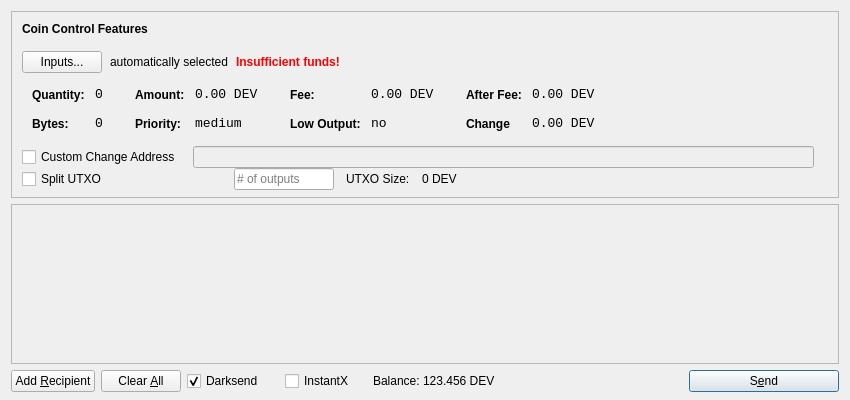
<?xml version="1.0" encoding="UTF-8"?>
<ui version="4.0">
 <class>SendCoinsDialog</class>
 <widget class="QDialog" name="SendCoinsDialog">
  <property name="geometry">
   <rect>
    <x>0</x>
    <y>0</y>
    <width>850</width>
    <height>400</height>
   </rect>
  </property>
  <property name="windowTitle">
   <string>Send Coins</string>
  </property>
  <layout class="QVBoxLayout" name="verticalLayout" stretch="0,1,0">
   <property name="bottomMargin">
    <number>8</number>
   </property>
   <item>
    <widget class="QFrame" name="frameCoinControl">
     <property name="sizePolicy">
      <sizepolicy hsizetype="Expanding" vsizetype="Expanding">
       <horstretch>0</horstretch>
       <verstretch>0</verstretch>
      </sizepolicy>
     </property>
     <property name="maximumSize">
      <size>
       <width>16777215</width>
       <height>16777215</height>
      </size>
     </property>
     <property name="frameShape">
      <enum>QFrame::StyledPanel</enum>
     </property>
     <property name="frameShadow">
      <enum>QFrame::Sunken</enum>
     </property>
     <layout class="QVBoxLayout" name="verticalLayoutCoinControl2">
      <property name="spacing">
       <number>-1</number>
      </property>
      <property name="leftMargin">
       <number>0</number>
      </property>
      <property name="topMargin">
       <number>0</number>
      </property>
      <property name="rightMargin">
       <number>0</number>
      </property>
      <property name="bottomMargin">
       <number>6</number>
      </property>
      <item>
       <layout class="QVBoxLayout" name="verticalLayoutCoinControl" stretch="0,0,0,0,1">
        <property name="spacing">
         <number>0</number>
        </property>
        <property name="leftMargin">
         <number>10</number>
        </property>
        <property name="topMargin">
         <number>10</number>
        </property>
        <item>
         <layout class="QHBoxLayout" name="horizontalLayoutCoinControl1">
          <property name="bottomMargin">
           <number>15</number>
          </property>
          <item>
           <widget class="QLabel" name="labelCoinControlFeatures">
            <property name="sizePolicy">
             <sizepolicy hsizetype="Preferred" vsizetype="Maximum">
              <horstretch>0</horstretch>
              <verstretch>0</verstretch>
             </sizepolicy>
            </property>
            <property name="font">
             <font>
              <weight>75</weight>
              <bold>true</bold>
             </font>
            </property>
            <property name="styleSheet">
             <string notr="true">font-weight:bold;</string>
            </property>
            <property name="text">
             <string>Coin Control Features</string>
            </property>
           </widget>
          </item>
         </layout>
        </item>
        <item>
         <layout class="QHBoxLayout" name="horizontalLayoutCoinControl2" stretch="0,0,0,0">
          <property name="spacing">
           <number>8</number>
          </property>
          <property name="bottomMargin">
           <number>10</number>
          </property>
          <item>
           <widget class="QPushButton" name="pushButtonCoinControl">
            <property name="styleSheet">
             <string notr="true"/>
            </property>
            <property name="text">
             <string>Inputs...</string>
            </property>
           </widget>
          </item>
          <item>
           <widget class="QLabel" name="labelCoinControlAutomaticallySelected">
            <property name="text">
             <string>automatically selected</string>
            </property>
            <property name="margin">
             <number>5</number>
            </property>
           </widget>
          </item>
          <item>
           <widget class="QLabel" name="labelCoinControlInsuffFunds">
            <property name="font">
             <font>
              <weight>75</weight>
              <bold>true</bold>
             </font>
            </property>
            <property name="styleSheet">
             <string notr="true">color:red;font-weight:bold;</string>
            </property>
            <property name="text">
             <string>Insufficient funds!</string>
            </property>
            <property name="margin">
             <number>5</number>
            </property>
           </widget>
          </item>
          <item>
           <spacer name="horizontalSpacerCoinControl">
            <property name="orientation">
             <enum>Qt::Horizontal</enum>
            </property>
            <property name="sizeHint" stdset="0">
             <size>
              <width>40</width>
              <height>1</height>
             </size>
            </property>
           </spacer>
          </item>
         </layout>
        </item>
        <item>
         <widget class="QWidget" name="widgetCoinControl" native="true">
          <property name="sizePolicy">
           <sizepolicy hsizetype="Preferred" vsizetype="Preferred">
            <horstretch>0</horstretch>
            <verstretch>0</verstretch>
           </sizepolicy>
          </property>
          <property name="minimumSize">
           <size>
            <width>0</width>
            <height>0</height>
           </size>
          </property>
          <property name="styleSheet">
           <string notr="true"/>
          </property>
          <layout class="QHBoxLayout" name="horizontalLayoutCoinControl5">
           <property name="margin">
            <number>0</number>
           </property>
           <item>
            <layout class="QHBoxLayout" name="horizontalLayoutCoinControl3" stretch="0,0,0,1">
             <property name="spacing">
              <number>20</number>
             </property>
             <property name="topMargin">
              <number>0</number>
             </property>
             <property name="bottomMargin">
              <number>10</number>
             </property>
             <item>
              <layout class="QFormLayout" name="formLayoutCoinControl1">
               <property name="horizontalSpacing">
                <number>10</number>
               </property>
               <property name="verticalSpacing">
                <number>14</number>
               </property>
               <property name="leftMargin">
                <number>10</number>
               </property>
               <property name="topMargin">
                <number>4</number>
               </property>
               <property name="rightMargin">
                <number>6</number>
               </property>
               <item row="0" column="0">
                <widget class="QLabel" name="labelCoinControlQuantityText">
                 <property name="styleSheet">
                  <string notr="true">font-weight:bold;</string>
                 </property>
                 <property name="text">
                  <string>Quantity:</string>
                 </property>
                 <property name="margin">
                  <number>0</number>
                 </property>
                </widget>
               </item>
               <item row="0" column="1">
                <widget class="QLabel" name="labelCoinControlQuantity">
                 <property name="font">
                  <font>
                   <family>Monospace</family>
                   <pointsize>10</pointsize>
                  </font>
                 </property>
                 <property name="cursor">
                  <cursorShape>IBeamCursor</cursorShape>
                 </property>
                 <property name="contextMenuPolicy">
                  <enum>Qt::ActionsContextMenu</enum>
                 </property>
                 <property name="text">
                  <string>0</string>
                 </property>
                 <property name="margin">
                  <number>0</number>
                 </property>
                 <property name="textInteractionFlags">
                  <set>Qt::LinksAccessibleByMouse|Qt::TextSelectableByKeyboard|Qt::TextSelectableByMouse</set>
                 </property>
                </widget>
               </item>
               <item row="1" column="0">
                <widget class="QLabel" name="labelCoinControlBytesText">
                 <property name="styleSheet">
                  <string notr="true">font-weight:bold;</string>
                 </property>
                 <property name="text">
                  <string>Bytes:</string>
                 </property>
                </widget>
               </item>
               <item row="1" column="1">
                <widget class="QLabel" name="labelCoinControlBytes">
                 <property name="font">
                  <font>
                   <family>Monospace</family>
                   <pointsize>10</pointsize>
                  </font>
                 </property>
                 <property name="cursor">
                  <cursorShape>IBeamCursor</cursorShape>
                 </property>
                 <property name="contextMenuPolicy">
                  <enum>Qt::ActionsContextMenu</enum>
                 </property>
                 <property name="text">
                  <string>0</string>
                 </property>
                 <property name="textInteractionFlags">
                  <set>Qt::LinksAccessibleByMouse|Qt::TextSelectableByKeyboard|Qt::TextSelectableByMouse</set>
                 </property>
                </widget>
               </item>
              </layout>
             </item>
             <item>
              <layout class="QFormLayout" name="formLayoutCoinControl2">
               <property name="horizontalSpacing">
                <number>10</number>
               </property>
               <property name="verticalSpacing">
                <number>14</number>
               </property>
               <property name="leftMargin">
                <number>6</number>
               </property>
               <property name="topMargin">
                <number>4</number>
               </property>
               <property name="rightMargin">
                <number>6</number>
               </property>
               <item row="0" column="0">
                <widget class="QLabel" name="labelCoinControlAmountText">
                 <property name="styleSheet">
                  <string notr="true">font-weight:bold;</string>
                 </property>
                 <property name="text">
                  <string>Amount:</string>
                 </property>
                 <property name="margin">
                  <number>0</number>
                 </property>
                </widget>
               </item>
               <item row="0" column="1">
                <widget class="QLabel" name="labelCoinControlAmount">
                 <property name="font">
                  <font>
                   <family>Monospace</family>
                   <pointsize>10</pointsize>
                  </font>
                 </property>
                 <property name="cursor">
                  <cursorShape>IBeamCursor</cursorShape>
                 </property>
                 <property name="contextMenuPolicy">
                  <enum>Qt::ActionsContextMenu</enum>
                 </property>
                 <property name="text">
                  <string>0.00 DEV</string>
                 </property>
                 <property name="textInteractionFlags">
                  <set>Qt::LinksAccessibleByMouse|Qt::TextSelectableByKeyboard|Qt::TextSelectableByMouse</set>
                 </property>
                </widget>
               </item>
               <item row="1" column="0">
                <widget class="QLabel" name="labelCoinControlPriorityText">
                 <property name="styleSheet">
                  <string notr="true">font-weight:bold;</string>
                 </property>
                 <property name="text">
                  <string>Priority:</string>
                 </property>
                </widget>
               </item>
               <item row="1" column="1">
                <widget class="QLabel" name="labelCoinControlPriority">
                 <property name="font">
                  <font>
                   <family>Monospace</family>
                   <pointsize>10</pointsize>
                  </font>
                 </property>
                 <property name="cursor">
                  <cursorShape>IBeamCursor</cursorShape>
                 </property>
                 <property name="contextMenuPolicy">
                  <enum>Qt::ActionsContextMenu</enum>
                 </property>
                 <property name="text">
                  <string>medium</string>
                 </property>
                 <property name="textInteractionFlags">
                  <set>Qt::LinksAccessibleByMouse|Qt::TextSelectableByKeyboard|Qt::TextSelectableByMouse</set>
                 </property>
                </widget>
               </item>
              </layout>
             </item>
             <item>
              <layout class="QFormLayout" name="formLayoutCoinControl3">
               <property name="horizontalSpacing">
                <number>10</number>
               </property>
               <property name="verticalSpacing">
                <number>14</number>
               </property>
               <property name="leftMargin">
                <number>6</number>
               </property>
               <property name="topMargin">
                <number>4</number>
               </property>
               <property name="rightMargin">
                <number>6</number>
               </property>
               <item row="0" column="0">
                <widget class="QLabel" name="labelCoinControlFeeText">
                 <property name="styleSheet">
                  <string notr="true">font-weight:bold;</string>
                 </property>
                 <property name="text">
                  <string>Fee:</string>
                 </property>
                 <property name="margin">
                  <number>0</number>
                 </property>
                </widget>
               </item>
               <item row="0" column="1">
                <widget class="QLabel" name="labelCoinControlFee">
                 <property name="font">
                  <font>
                   <family>Monospace</family>
                   <pointsize>10</pointsize>
                  </font>
                 </property>
                 <property name="cursor">
                  <cursorShape>IBeamCursor</cursorShape>
                 </property>
                 <property name="contextMenuPolicy">
                  <enum>Qt::ActionsContextMenu</enum>
                 </property>
                 <property name="text">
                  <string>0.00 DEV</string>
                 </property>
                 <property name="textInteractionFlags">
                  <set>Qt::LinksAccessibleByMouse|Qt::TextSelectableByKeyboard|Qt::TextSelectableByMouse</set>
                 </property>
                </widget>
               </item>
               <item row="1" column="0">
                <widget class="QLabel" name="labelCoinControlLowOutputText">
                 <property name="styleSheet">
                  <string notr="true">font-weight:bold;</string>
                 </property>
                 <property name="text">
                  <string>Low Output:</string>
                 </property>
                </widget>
               </item>
               <item row="1" column="1">
                <widget class="QLabel" name="labelCoinControlLowOutput">
                 <property name="font">
                  <font>
                   <family>Monospace</family>
                   <pointsize>10</pointsize>
                  </font>
                 </property>
                 <property name="cursor">
                  <cursorShape>IBeamCursor</cursorShape>
                 </property>
                 <property name="contextMenuPolicy">
                  <enum>Qt::ActionsContextMenu</enum>
                 </property>
                 <property name="text">
                  <string>no</string>
                 </property>
                 <property name="textInteractionFlags">
                  <set>Qt::LinksAccessibleByMouse|Qt::TextSelectableByKeyboard|Qt::TextSelectableByMouse</set>
                 </property>
                </widget>
               </item>
              </layout>
             </item>
             <item>
              <layout class="QFormLayout" name="formLayoutCoinControl4">
               <property name="horizontalSpacing">
                <number>10</number>
               </property>
               <property name="verticalSpacing">
                <number>14</number>
               </property>
               <property name="leftMargin">
                <number>6</number>
               </property>
               <property name="topMargin">
                <number>4</number>
               </property>
               <property name="rightMargin">
                <number>6</number>
               </property>
               <item row="0" column="0">
                <widget class="QLabel" name="labelCoinControlAfterFeeText">
                 <property name="styleSheet">
                  <string notr="true">font-weight:bold;</string>
                 </property>
                 <property name="text">
                  <string>After Fee:</string>
                 </property>
                 <property name="margin">
                  <number>0</number>
                 </property>
                </widget>
               </item>
               <item row="0" column="1">
                <widget class="QLabel" name="labelCoinControlAfterFee">
                 <property name="font">
                  <font>
                   <family>Monospace</family>
                   <pointsize>10</pointsize>
                  </font>
                 </property>
                 <property name="cursor">
                  <cursorShape>IBeamCursor</cursorShape>
                 </property>
                 <property name="contextMenuPolicy">
                  <enum>Qt::ActionsContextMenu</enum>
                 </property>
                 <property name="text">
                  <string>0.00 DEV</string>
                 </property>
                 <property name="textInteractionFlags">
                  <set>Qt::LinksAccessibleByMouse|Qt::TextSelectableByKeyboard|Qt::TextSelectableByMouse</set>
                 </property>
                </widget>
               </item>
               <item row="1" column="0">
                <widget class="QLabel" name="labelCoinControlChangeText">
                 <property name="styleSheet">
                  <string notr="true">font-weight:bold;</string>
                 </property>
                 <property name="text">
                  <string>Change</string>
                 </property>
                </widget>
               </item>
               <item row="1" column="1">
                <widget class="QLabel" name="labelCoinControlChange">
                 <property name="font">
                  <font>
                   <family>Monospace</family>
                   <pointsize>10</pointsize>
                  </font>
                 </property>
                 <property name="cursor">
                  <cursorShape>IBeamCursor</cursorShape>
                 </property>
                 <property name="contextMenuPolicy">
                  <enum>Qt::ActionsContextMenu</enum>
                 </property>
                 <property name="text">
                  <string>0.00 DEV</string>
                 </property>
                 <property name="textInteractionFlags">
                  <set>Qt::LinksAccessibleByMouse|Qt::TextSelectableByKeyboard|Qt::TextSelectableByMouse</set>
                 </property>
                </widget>
               </item>
              </layout>
             </item>
            </layout>
           </item>
          </layout>
         </widget>
        </item>
        <item>
         <layout class="QHBoxLayout" name="horizontalLayoutCoinControl4" stretch="0,0,0">
          <property name="spacing">
           <number>12</number>
          </property>
          <property name="sizeConstraint">
           <enum>QLayout::SetDefaultConstraint</enum>
          </property>
          <property name="topMargin">
           <number>5</number>
          </property>
          <property name="rightMargin">
           <number>5</number>
          </property>
          <item>
           <widget class="QCheckBox" name="checkBoxCoinControlChange">
            <property name="text">
             <string>Custom Change Address</string>
            </property>
           </widget>
          </item>
          <item>
           <widget class="QLineEdit" name="lineEditCoinControlChange">
            <property name="enabled">
             <bool>false</bool>
            </property>
            <property name="sizePolicy">
             <sizepolicy hsizetype="Expanding" vsizetype="Fixed">
              <horstretch>0</horstretch>
              <verstretch>0</verstretch>
             </sizepolicy>
            </property>
           </widget>
          </item>
          <item>
           <widget class="QLabel" name="labelCoinControlChangeLabel">
            <property name="sizePolicy">
             <sizepolicy hsizetype="Preferred" vsizetype="Expanding">
              <horstretch>0</horstretch>
              <verstretch>0</verstretch>
             </sizepolicy>
            </property>
            <property name="minimumSize">
             <size>
              <width>0</width>
              <height>0</height>
             </size>
            </property>
            <property name="text">
             <string/>
            </property>
            <property name="margin">
             <number>3</number>
            </property>
           </widget>
          </item>
         </layout>
        </item>
        <item>
         <layout class="QHBoxLayout" name="horizontalLayoutCoinControl6">
          <property name="spacing">
           <number>12</number>
          </property>
          <property name="rightMargin">
           <number>0</number>
          </property>
          <item>
           <widget class="QCheckBox" name="splitBlockCheckBox">
            <property name="sizePolicy">
             <sizepolicy hsizetype="Preferred" vsizetype="Preferred">
              <horstretch>0</horstretch>
              <verstretch>0</verstretch>
             </sizepolicy>
            </property>
            <property name="minimumSize">
             <size>
              <width>200</width>
              <height>0</height>
             </size>
            </property>
            <property name="maximumSize">
             <size>
              <width>200</width>
              <height>16777215</height>
             </size>
            </property>
            <property name="text">
             <string>Split UTXO</string>
            </property>
           </widget>
          </item>
          <item>
           <widget class="QLineEdit" name="splitBlockLineEdit">
            <property name="sizePolicy">
             <sizepolicy hsizetype="Preferred" vsizetype="Preferred">
              <horstretch>50</horstretch>
              <verstretch>0</verstretch>
             </sizepolicy>
            </property>
            <property name="minimumSize">
             <size>
              <width>100</width>
              <height>0</height>
             </size>
            </property>
            <property name="maximumSize">
             <size>
              <width>100</width>
              <height>16777215</height>
             </size>
            </property>
            <property name="placeholderText">
             <string># of outputs</string>
            </property>
           </widget>
          </item>
          <item>
           <widget class="QLabel" name="labelBlockSizeText">
            <property name="text">
             <string>UTXO Size:</string>
            </property>
           </widget>
          </item>
          <item>
           <widget class="QLabel" name="labelBlockSize">
            <property name="text">
             <string>0 DEV</string>
            </property>
           </widget>
          </item>
          <item>
           <spacer name="horizontalSpacer_7">
            <property name="orientation">
             <enum>Qt::Horizontal</enum>
            </property>
            <property name="sizeHint" stdset="0">
             <size>
              <width>40</width>
              <height>20</height>
             </size>
            </property>
           </spacer>
          </item>
         </layout>
        </item>
        <item>
         <spacer name="verticalSpacerCoinControl">
          <property name="orientation">
           <enum>Qt::Vertical</enum>
          </property>
          <property name="sizeHint" stdset="0">
           <size>
            <width>800</width>
            <height>1</height>
           </size>
          </property>
         </spacer>
        </item>
       </layout>
      </item>
     </layout>
    </widget>
   </item>
   <item>
    <widget class="QScrollArea" name="scrollArea">
     <property name="widgetResizable">
      <bool>true</bool>
     </property>
     <widget class="QWidget" name="scrollAreaWidgetContents">
      <property name="geometry">
       <rect>
        <x>0</x>
        <y>0</y>
        <width>830</width>
        <height>165</height>
       </rect>
      </property>
      <layout class="QVBoxLayout" name="verticalLayout_2">
       <property name="margin">
        <number>0</number>
       </property>
       <item>
        <layout class="QVBoxLayout" name="entries">
         <property name="spacing">
          <number>6</number>
         </property>
        </layout>
       </item>
       <item>
        <spacer name="verticalSpacer">
         <property name="orientation">
          <enum>Qt::Vertical</enum>
         </property>
         <property name="sizeHint" stdset="0">
          <size>
           <width>20</width>
           <height>40</height>
          </size>
         </property>
        </spacer>
       </item>
      </layout>
     </widget>
    </widget>
   </item>
   <item>
    <layout class="QHBoxLayout" name="horizontalLayout">
     <item>
      <widget class="QPushButton" name="addButton">
       <property name="toolTip">
        <string>Send to multiple recipients at once</string>
       </property>
       <property name="text">
        <string>Add &amp;Recipient</string>
       </property>
       <property name="autoDefault">
        <bool>false</bool>
       </property>
      </widget>
     </item>
     <item>
      <widget class="QPushButton" name="clearButton">
       <property name="sizePolicy">
        <sizepolicy hsizetype="Minimum" vsizetype="Fixed">
         <horstretch>0</horstretch>
         <verstretch>0</verstretch>
        </sizepolicy>
       </property>
       <property name="toolTip">
        <string>Remove all transaction fields</string>
       </property>
       <property name="text">
        <string>Clear &amp;All</string>
       </property>
       <property name="autoRepeatDelay">
        <number>300</number>
       </property>
       <property name="autoDefault">
        <bool>false</bool>
       </property>
      </widget>
     </item>
     <item>
      <layout class="QHBoxLayout" name="horizontalLayout_2">
       <property name="spacing">
        <number>3</number>
       </property>
        <item>
        <widget class="QCheckBox" name="checkUseDarksend">
         <property name="minimumSize">
          <size>
           <width>95</width>
           <height>0</height>
          </size>
         </property>
         <property name="text">
          <string>Darksend</string>
         </property>
         <property name="checked">
          <bool>true</bool>
         </property>
        </widget>
       </item>
       <item>
        <widget class="QCheckBox" name="checkInstantX">
         <property name="enabled">
          <bool>true</bool>
         </property>
         <property name="minimumSize">
          <size>
           <width>85</width>
           <height>0</height>
          </size>
         </property>
         <property name="text">
          <string>InstantX</string>
         </property>
        </widget>
       </item>
       <item>
        <widget class="QLabel" name="label">
         <property name="sizePolicy">
          <sizepolicy hsizetype="Preferred" vsizetype="Fixed">
           <horstretch>0</horstretch>
           <verstretch>0</verstretch>
          </sizepolicy>
         </property>
         <property name="text">
          <string>Balance:</string>
         </property>
        </widget>
       </item>
       <item>
        <widget class="QLabel" name="labelBalance">
         <property name="sizePolicy">
          <sizepolicy hsizetype="Preferred" vsizetype="Fixed">
           <horstretch>0</horstretch>
           <verstretch>0</verstretch>
          </sizepolicy>
         </property>
         <property name="cursor">
          <cursorShape>IBeamCursor</cursorShape>
         </property>
         <property name="text">
          <string>123.456 DEV</string>
         </property>
         <property name="textInteractionFlags">
          <set>Qt::LinksAccessibleByMouse|Qt::TextSelectableByKeyboard|Qt::TextSelectableByMouse</set>
         </property>
        </widget>
       </item>
      </layout>
     </item>
     <item>
      <spacer name="horizontalSpacer">
       <property name="orientation">
        <enum>Qt::Horizontal</enum>
       </property>
       <property name="sizeHint" stdset="0">
        <size>
         <width>40</width>
         <height>20</height>
        </size>
       </property>
      </spacer>
     </item>
     <item>
      <widget class="QPushButton" name="sendButton">
       <property name="minimumSize">
        <size>
         <width>150</width>
         <height>0</height>
        </size>
       </property>
       <property name="toolTip">
        <string>Confirm the send action</string>
       </property>
       <property name="text">
        <string>S&amp;end</string>
       </property>
       <property name="icon">
        <iconset resource="../bitcoin.qrc">
         <normaloff>:/icons/send</normaloff>:/icons/send</iconset>
       </property>
       <property name="default">
        <bool>true</bool>
       </property>
      </widget>
     </item>
    </layout>
   </item>
  </layout>
 </widget>
 <resources>
  <include location="../bitcoin.qrc"/>
 </resources>
 <connections/>
</ui>
